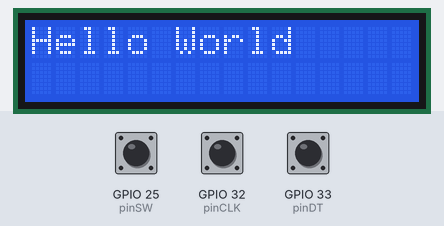
A sketch run on a simulated ESP32. Shown: 16×2 character LCD. Inputs (shaded band) come from the test bench; at power-on: GPIO 32 (pinCLK) HIGH, GPIO 25 (pinSW) HIGH, GPIO 33 (pinDT) HIGH. What the sketch prints to the serial monitor is not drawn.

Above: at 1.2 s.
1.3 s: GPIO 32 (pinCLK) pulled LOW for 0.15 s
At 1.38 s:
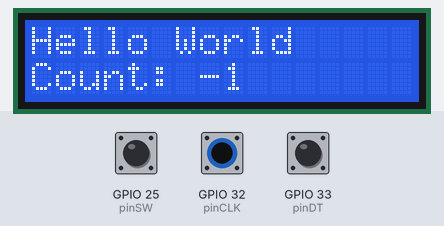
At 2.6 s:
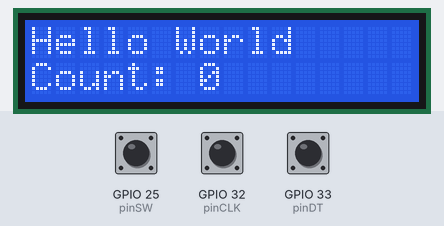
Timing chart, 0 to 4.3 s (numbered marks = the images above; inputs shaded):
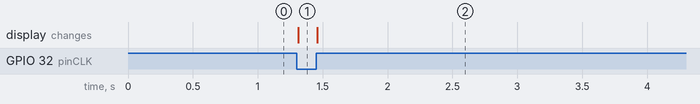

The sketch:

lcb_basic.ino
```cpp
#include <Wire.h>
#include <LiquidCrystal_I2C.h>

// LCD setup (PCF8574 usually at 0x27, sometimes 0x3F)
LiquidCrystal_I2C lcd(0x27, 16, 2);

// Rotary encoder pins
const int pinCLK = 32;  // ESP32 GPIO
const int pinDT  = 33;
const int pinSW  = 25;

int counter = 0;
int lastCLKState;
bool buttonPressed = false;

void setup() {
  // LCD
  lcd.init();
  lcd.backlight();
  lcd.setCursor(0, 0);
  lcd.print("Hello World");

  // Encoder
  pinMode(pinCLK, INPUT_PULLUP);
  pinMode(pinDT, INPUT_PULLUP);
  pinMode(pinSW, INPUT_PULLUP);

  lastCLKState = digitalRead(pinCLK);

  // Serial debug
  Serial.begin(115200);
}

void loop() {
  // Rotary encoder
  int currentCLKState = digitalRead(pinCLK);

  if (currentCLKState != lastCLKState) {
    // CW if DT == CLK state, CCW if DT != CLK
    if (digitalRead(pinDT) == currentCLKState) {
      counter++;  // CW
    } else {
      counter--;  // CCW
    }

    lcd.setCursor(0, 1);
    lcd.print("Count: ");
    lcd.print(counter);
    lcd.print("    ");  // clear trailing digits

    Serial.println(counter);
  }

  lastCLKState = currentCLKState;

  // Button (reset counter)
  if (digitalRead(pinSW) == LOW && !buttonPressed) {
    counter = 0;
    lcd.setCursor(0, 1);
    lcd.print("Count: 0     ");
    buttonPressed = true;
    delay(200); // debounce
  }

  if (digitalRead(pinSW) == HIGH) {
    buttonPressed = false;
  }
}
```

Measured:
- after the input at 1.3 s, the display: changes at once (image 1)
